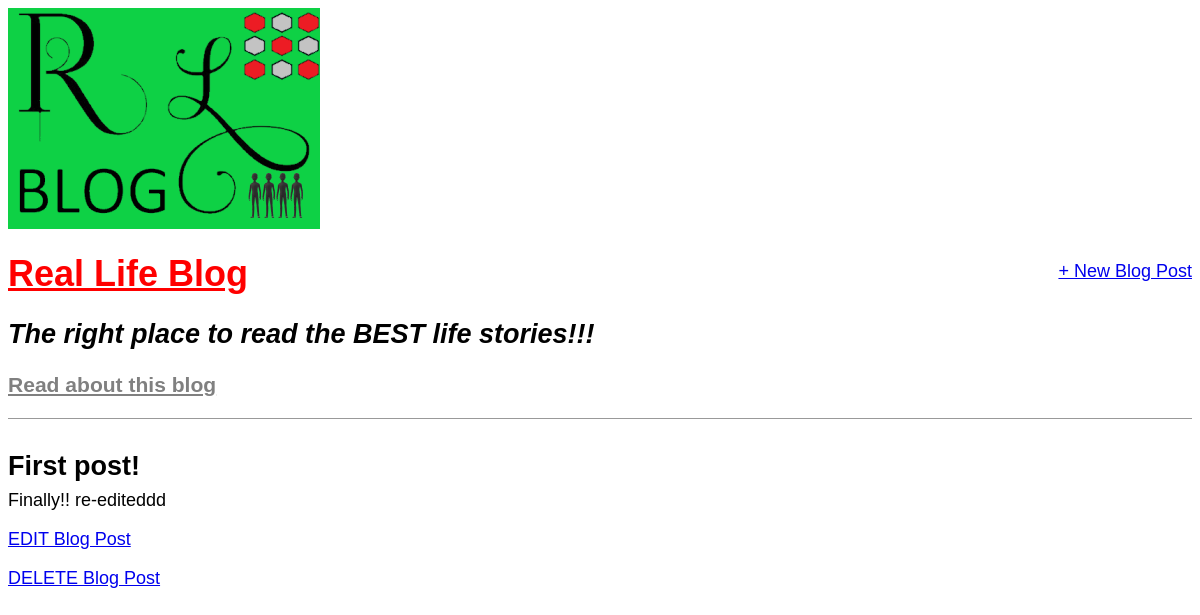
The page /post/6/ on the database as committed earlier.
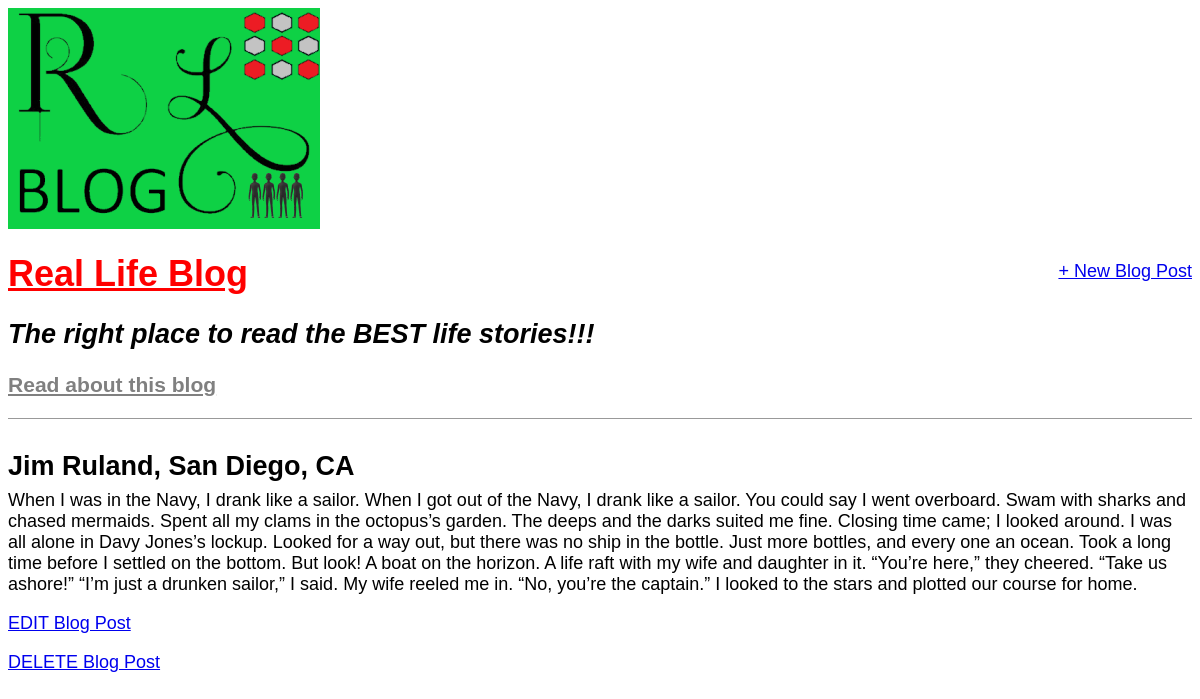
The same page on the database as committed later.
### blog/models.py (models this page shows, shortened)
class Post(models.Model):
    title = models.CharField(max_length=200)
    author = models.ForeignKey(
        'auth.user',
        on_delete=models.CASCADE,
    )
    body = models.TextField()

### blog/views.py (the view)
# urls.py: path('post/<int:pk>/', BlogDetailView.as_view(), name='post_detail'),
class BlogDetailView(DetailView):
    model = Post
    template_name = 'post_detail.html'

### templates/post_detail.html
{% extends 'base.html' %}
{% block content %}
    <div class="post-entry">
        <h2>{{ post.title }}</h2>
        <p>{{ post.body }}</p>
    </div>
    <p><a href="{% url 'post_edit' post.pk %}">EDIT Blog Post</a></p>
    <p><a href="{% url 'post_delete' post.pk %}">DELETE Blog Post</a></p>
{% endblock content %}

Rows that differ between the two databases and show on the page:
changed Post: title "First post!" → "Jim Ruland, San Diego, CA"; body "Finally!! re-editeddd" → "When I was in the Navy, I drank like a sailor. When I got out of the Navy, I drank like a sailor. You could say I went overboard. Swam with sharks and chased mermaids. Spent all my clams in the octopus’s garden. The deeps and the darks suited me fine. Closing time came; I looked around. I was all alone in Davy Jones’s lockup. Looked for a way out, but there was no ship in the bottle. Just more bottles, and every one an ocean. Took a long time before I settled on the bottom. But look! A boat on the horizon. A life raft with my wife and daughter in it. “You’re here,” they cheered. “Take us ashore!” “I’m just a drunken sailor,” I said. My wife reeled me in. “No, you’re the captain.” I looked…"
